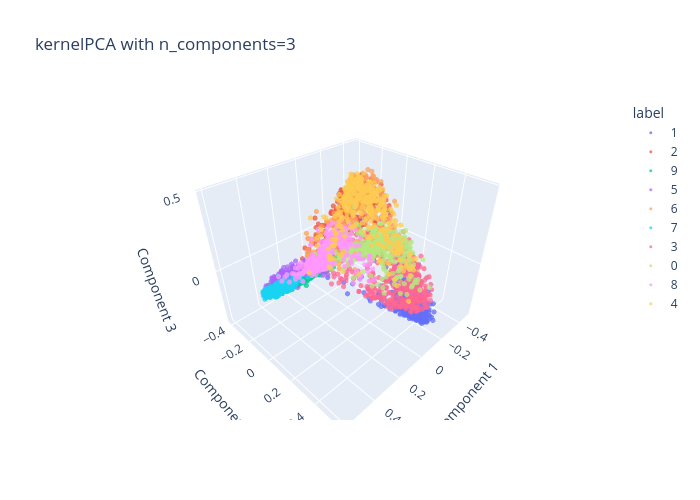

Notebook source saved alongside this figure:
### Markdown cell above
KernelPCA nie udało się liczyć na całym zbiorze dlatego wybeiramy podzbiór

### Code cell
from sklearn.decomposition import KernelPCA
for n in n_components:
    print(f"Evaluating kernelPCA with n_components={n}...")
    kpca = KernelPCA(n_components=n, kernel='rbf')
    X_train_kpca, X_test_kpca = kpca.fit_transform(evaluator_small.X_train), kpca.transform(evaluator_small.X_test)
    reductions[f'kernelPCA_{n}'] = (X_train_kpca, X_test_kpca)
    kmeans_results[f'kernelPCA_{n}'] = evaluator_small._evaluate_reduction_with_kmeans(X_train_kpca, X_test_kpca)
    logistic_regression_results[f'kernelPCA_{n}'] = evaluator_small.predict_on_reduced_with_logistic_regression(X_train_kpca, X_test_kpca)
    knn_results[f'kernelPCA_{n}'] = evaluator_small._evaluate_knn_classification(X_train_kpca, X_test_kpca)
    if n == 2:
        plot_2d_projection(X_train_kpca, evaluator_small.y_train, title=f'kernelPCA with n_components={n}')
        plt.show()
    elif n == 3:
        plot_3d_interactive(X_train_kpca, evaluator_small.y_train, title=f'kernelPCA with n_components={n}')

### Figure 1 — Plotly figure (JSON) as saved in the notebook; plotly's stock layout.template omitted (floating-point values rounded to 4 significant figures; data arrays with more than 128 entries replaced by an {"elided": "..."} marker saying what was removed)
{"data": [{"hovertemplate": "label=1<br>x=%{x}<br>y=%{y}<br>z=%{z}<extra></extra>", "legendgroup": "1", "marker": {"color": "#636efa", "opacity": 0.75, "size": 3, "symbol": "circle"}, "mode": "markers", "name": "1", "scene": "scene", "showlegend": true, "type": "scatter3d", "x": {"elided": "461 float values"}, "y": {"elided": "461 float values"}, "z": {"elided": "461 float values"}}, {"hovertemplate": "label=2<br>x=%{x}<br>y=%{y}<br>z=%{z}<extra></extra>", "legendgroup": "2", "marker": {"color": "#EF553B", "opacity": 0.75, "size": 3, "symbol": "circle"}, "mode": "markers", "name": "2", "scene": "scene", "showlegend": true, "type": "scatter3d", "x": {"elided": "401 float values"}, "y": {"elided": "401 float values"}, "z": {"elided": "401 float values"}}, {"hovertemplate": "label=9<br>x=%{x}<br>y=%{y}<br>z=%{z}<extra></extra>", "legendgroup": "9", "marker": {"color": "#00cc96", "opacity": 0.75, "size": 3, "symbol": "circle"}, "mode": "markers", "name": "9", "scene": "scene", "showlegend": true, "type": "scatter3d", "x": {"elided": "391 float values"}, "y": {"elided": "391 float values"}, "z": {"elided": "391 float values"}}, {"hovertemplate": "label=5<br>x=%{x}<br>y=%{y}<br>z=%{z}<extra></extra>", "legendgroup": "5", "marker": {"color": "#ab63fa", "opacity": 0.75, "size": 3, "symbol": "circle"}, "mode": "markers", "name": "5", "scene": "scene", "showlegend": true, "type": "scatter3d", "x": {"elided": "394 float values"}, "y": {"elided": "394 float values"}, "z": {"elided": "394 float values"}}, {"hovertemplate": "label=6<br>x=%{x}<br>y=%{y}<br>z=%{z}<extra></extra>", "legendgroup": "6", "marker": {"color": "#FFA15A", "opacity": 0.75, "size": 3, "symbol": "circle"}, "mode": "markers", "name": "6", "scene": "scene", "showlegend": true, "type": "scatter3d", "x": {"elided": "405 float values"}, "y": {"elided": "405 float values"}, "z": {"elided": "405 float values"}}, {"hovertemplate": "label=7<br>x=%{x}<br>y=%{y}<br>z=%{z}<extra></extra>", "legendgroup": "7", "marker": {"color": "#19d3f3", "opacity": 0.75, "size": 3, "symbol": "circle"}, "mode": "markers", "name": "7", "scene": "scene", "showlegend": true, "type": "scatter3d", "x": {"elided": "406 float values"}, "y": {"elided": "406 float values"}, "z": {"elided": "406 float values"}}, {"hovertemplate": "label=3<br>x=%{x}<br>y=%{y}<br>z=%{z}<extra></extra>", "legendgroup": "3", "marker": {"color": "#FF6692", "opacity": 0.75, "size": 3, "symbol": "circle"}, "mode": "markers", "name": "3", "scene": "scene", "showlegend": true, "type": "scatter3d", "x": {"elided": "408 float values"}, "y": {"elided": "408 float values"}, "z": {"elided": "408 float values"}}, {"hovertemplate": "label=0<br>x=%{x}<br>y=%{y}<br>z=%{z}<extra></extra>", "legendgroup": "0", "marker": {"color": "#B6E880", "opacity": 0.75, "size": 3, "symbol": "circle"}, "mode": "markers", "name": "0", "scene": "scene", "showlegend": true, "type": "scatter3d", "x": {"elided": "376 float values"}, "y": {"elided": "376 float values"}, "z": {"elided": "376 float values"}}, {"hovertemplate": "label=8<br>x=%{x}<br>y=%{y}<br>z=%{z}<extra></extra>", "legendgroup": "8", "marker": {"color": "#FF97FF", "opacity": 0.75, "size": 3, "symbol": "circle"}, "mode": "markers", "name": "8", "scene": "scene", "showlegend": true, "type": "scatter3d", "x": {"elided": "387 float values"}, "y": {"elided": "387 float values"}, "z": {"elided": "387 float values"}}, {"hovertemplate": "label=4<br>x=%{x}<br>y=%{y}<br>z=%{z}<extra></extra>", "legendgroup": "4", "marker": {"color": "#FECB52", "opacity": 0.75, "size": 3, "symbol": "circle"}, "mode": "markers", "name": "4", "scene": "scene", "showlegend": true, "type": "scatter3d", "x": {"elided": "371 float values"}, "y": {"elided": "371 float values"}, "z": {"elided": "371 float values"}}], "layout": {"height": 500, "legend": {"title": {"text": "label"}, "tracegroupgap": 0}, "scene": {"domain": {"x": [0, 1], "y": [0, 1]}, "xaxis": {"title": {"text": "Component 1"}}, "yaxis": {"title": {"text": "Component 2"}}, "zaxis": {"title": {"text": "Component 3"}}}, "title": {"text": "kernelPCA with n_components=3"}, "width": 700}}
